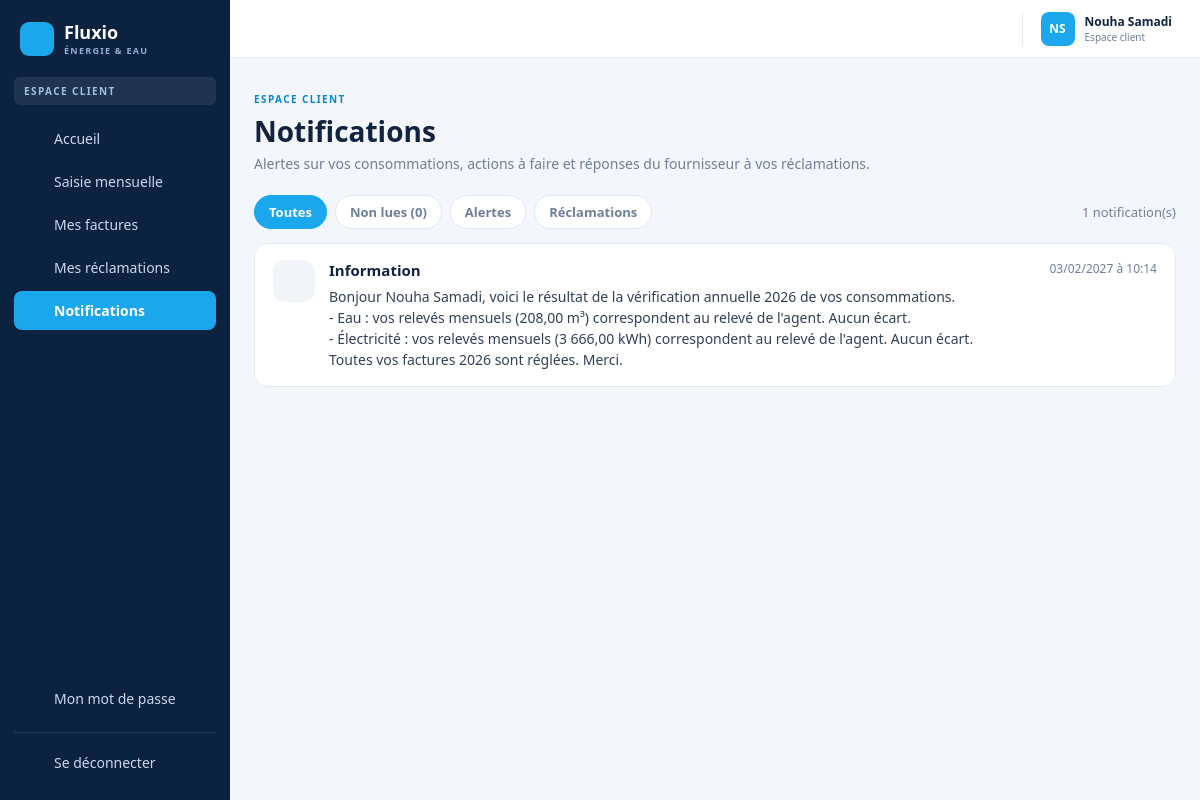
Screenshot of /IHM/client/notifications.php (signed in) with the database file from the repository.
### tables this page shows
CREATE TABLE `notification` (
  `ID_Notification` int(11) NOT NULL AUTO_INCREMENT,
  `ID_Client` int(11) NOT NULL,
  `ID_Admin` int(11) DEFAULT NULL,
  `ID_Anomalie` int(11) DEFAULT NULL,
  `ID_Reclamation` int(11) DEFAULT NULL,
  `ID_Facture` int(11) DEFAULT NULL,
  `Message` text NOT NULL,
  `Date_Envoi` datetime DEFAULT current_timestamp(),
  `Lu` tinyint(1) NOT NULL DEFAULT 0,
  `Date_Notification` datetime DEFAULT NULL,
  `Destinataire` enum('client','fournisseur') DEFAULT 'client',
  PRIMARY KEY (`ID_Notification`),
  KEY `fk_notif_client` (`ID_Client`),
  KEY `fk_notif_admin` (`ID_Admin`),
  KEY `fk_notif_anomalie` (`ID_Anomalie`),
  KEY `fk_notif_reclamation` (`ID_Reclamation`),
  KEY `fk_notif_facture` (`ID_Facture`),
  CONSTRAINT `fk_notif_admin` FOREIGN KEY (`ID_Admin`) REFERENCES `admin` (`ID_Admin`) ON DELETE SET NULL ON UPDATE CASCADE,
  CONSTRAINT `fk_notif_anomalie` FOREIGN KEY (`ID_Anomalie`) REFERENCES `anomalie` (`ID_Anomalie`) ON DELETE SET NULL ON UPDATE CASCADE,
  CONSTRAINT `fk_notif_client` FOREIGN KEY (`ID_Client`) REFERENCES `client` (`ID_Client`) ON DELETE CASCADE ON UPDATE CASCADE,
  CONSTRAINT `fk_notif_facture` FOREIGN KEY (`ID_Facture`) REFERENCES `facture` (`ID_Facture`) ON DELETE SET NULL ON UPDATE CASCADE,
  CONSTRAINT `fk_notif_reclamation` FOREIGN KEY (`ID_Reclamation`) REFERENCES `reclamation` (`ID_Reclamation`) ON DELETE SET NULL ON UPDATE CASCADE
);

### IHM/client/notifications.php (the view, shortened to what this page needs)
<?php
$idClient = $_SESSION['user']['id'];
$cnx = Connexion();
$sql = "SELECT ID_Notification, ID_Facture, ID_Reclamation, Message, Date_Envoi, Lu
        FROM notification
        WHERE ID_Client = ? AND (Destinataire = 'client' OR Destinataire IS NULL)
        ORDER BY Date_Envoi DESC, ID_Notification DESC";
$stmt = mysqli_prepare($cnx, $sql);
mysqli_stmt_bind_param($stmt, "i", $idClient);
mysqli_stmt_execute($stmt);
$res = mysqli_stmt_get_result($stmt);
$notifications = [];
while ($row = mysqli_fetch_assoc($res)) {
    $notifications[] = $row;
}
function libelleDateNotif($date)
{
    $t = strtotime($date);
    $jour = date('Y-m-d', $t);
    return date('d/m/Y à H:i', $t);
}
function decrireNotification($n)
{
    $m = $n['Message'];
    return ['cat' => 'info', 'classe' => 'c-info', 'icone' => 'cloche', 'titre' => 'Information', 'boutons' => []];
}
$nbNonLues = 0;
foreach ($notifications as $i => $n) {
    $notifications[$i]['_d'] = decrireNotification($n);
}
$u = $_SESSION['user'];
$initiales = mb_strtoupper(mb_substr($u['prenom'], 0, 1) . mb_substr($u['nom'], 0, 1));
if (!function_exists('h')) {
    function h($s) { return htmlspecialchars((string) $s, ENT_QUOTES, 'UTF-8'); }
}
function icone($nom)
{
    $p = [
        'accueil' => '<path d="M3 9l9-7 9 7v11a2 2 0 0 1-2 2H5a2 2 0 0 1-2-2z"/><path d="M9 22V12h6v10"/>',
        'saisie'  => '<path d="M12 20h9"/><path d="M16.5 3.5a2.1 2.1 0 0 1 3 3L7 19l-4 1 1-4z"/>',
        'facture' => '<path d="M14 2H6a2 2 0 0 0-2 2v16a2 2 0 0 0 2 2h12a2 2 0 0 0 2-2V8z"/><path d="M14 2v6h6"/><path d="M16 13H8"/><path d="M16 17H8"/>',
        'message' => '<path d="M21 15a2 2 0 0 1-2 2H7l-4 4V5a2 2 0 0 1 2-2h14a2 2 0 0 1 2 2z"/>',
        'cloche'  => '<path d="M18 8A6 6 0 0 0 6 8c0 7-3 9-3 9h18s-3-2-3-9"/><path d="M13.7 21a2 2 0 0 1-3.4 0"/>',
        'goutte'  => '<path d="M12 2.7l5.7 5.7a8 8 0 1 1-11.4 0z"/>',
        'eclair'  => '<path d="M13 2L3 14h9l-1 8 10-12h-9z"/>',
        'sortie'  => '<path d="M9 21H5a2 2 0 0 1-2-2V5a2 2 0 0 1 2-2h4"/><path d="M16 17l5-5-5-5"/><path d="M21 12H9"/>',
        'cle'     => '<path d="M21 2l-2 2m-7.6 7.6a5.5 5.5 0 1 1-7.8 7.8 5.5 5.5 0 0 1 7.8-7.8zm0 0L15.5 7.5m0 0l3 3L22 7l-3-3m-3.5 3.5L19 4"/>',
    ];
    return '<svg class="i" viewBox="0 0 24 24" fill="none" stroke="currentColor" stroke-width="2" '
         . 'stroke-linecap="round" stroke-linejoin="round">' . $p[$nom] . '</svg>';
}
?>
<!doctype html>
<html lang="fr">
<head>
</head>
<body>
<div class="app">
  <aside class="side">
    <div class="brand"><span class="logo"><?= icone('goutte') ?></span>
      <div>Fluxio<small>ÉNERGIE &amp; EAU</small></div></div>
    <div class="tag">ESPACE CLIENT</div>
    <nav>
      <a href="index.php?page=client"><?= icone('accueil') ?> Accueil</a>
      <a href="index.php?page=saisie"><?= icone('saisie') ?> Saisie mensuelle</a>
      <a href="index.php?page=factures"><?= icone('facture') ?> Mes factures</a>
      <a href="index.php?page=reclamations"><?= icone('message') ?> Mes réclamations</a>
      <a href="index.php?page=notifications" class="actif"><?= icone('cloche') ?> Notifications</a>
    </nav>
    <div class="bas">
      <nav><a href="index.php?page=motdepasse"><?= icone('cle') ?> Mon mot de passe</a></nav>
      <form class="quit" method="post" action="index.php?page=logout">
        <button type="submit"><?= icone('sortie') ?> Se déconnecter</button>
      </form>
    </div>
  </aside>
  <div>
    <header class="top">
      <div class="user">
        <span class="avatar"><?= h($initiales) ?></span>
        <div><?= h($u['prenom'] . ' ' . $u['nom']) ?><small>Espace client</small></div>
      </div>
    </header>
    <main class="page">
      <div class="eyebrow">ESPACE CLIENT</div>
      <h1>Notifications</h1>
      <p class="sous">Alertes sur vos consommations, actions à faire et réponses du fournisseur à vos réclamations.</p>
      <?php if (empty($notifications)): ?>
        <div class="carte" style="margin-top:18px;">
          <div class="vide">
            <?= icone('cloche') ?>
            <b>Aucune notification</b>
            Vous n’avez aucune notification pour le moment.
          </div>
        </div>
      <?php else: ?>
        <div class="n-barre">
          <div class="n-filtres" id="filtres">
            <button type="button" class="on" data-f="tout">Toutes</button>
            <button type="button" data-f="nonlue">Non lues (<?= (int) $nbNonLues ?>)</button>
            <button type="button" data-f="alerte">Alertes</button>
            <button type="button" data-f="reclamation">Réclamations</button>
          </div>
          <div class="n-compte"><?= count($notifications) ?> notification(s)</div>
        </div>
        <div class="carte" id="liste">
          <?php foreach ($notifications as $n): $d = $n['_d']; $nonLue = empty($n['Lu']); ?>
            <div class="notif <?= $nonLue ? 'nonlue' : '' ?>" data-cat="<?= h($d['cat']) ?>" data-nonlue="<?= $nonLue ? '1' : '0' ?>">
              <div class="n-ico <?= h($d['classe']) ?>"><?= icone($d['icone']) ?></div>
              <div class="n-corps">
                <div class="n-tete">
                  <div class="n-titre"><?= h($d['titre']) ?><?php if ($nonLue): ?><span class="n-nouveau">NOUVEAU</span><?php endif; ?></div>
                  <div class="n-date"><?= h(libelleDateNotif($n['Date_Envoi'])) ?></div>
                </div>
                <p class="n-msg"><?= nl2br(h($n['Message'])) ?></p>
              </div>
            </div>
          <?php endforeach; ?>
        </div>
      <?php endif; ?>
    </main>
  </div>
</div>
</body>
</html>

### IHM/client/notifications.php (style rules this page uses)
:root { --navy:#0b2340; --blue:#1aa7ec; --blue-d:#0b87c4; --bg:#f3f6fb; --line:#e3e9f2; --txt:#12233f; --mut:#6f7f95; --soft:#eaf6fd; }
* { box-sizing:border-box; }
body { margin:0; font-family:"Segoe UI",system-ui,sans-serif; background:var(--bg); color:var(--txt); font-size:14px; }
.i { width:18px; height:18px; flex:none; }
button { font:inherit; cursor:pointer; }
.app { display:grid; grid-template-columns:230px 1fr; min-height:100vh; }
.side { background:var(--navy); color:#c9d8ec; padding:20px 14px; display:flex; flex-direction:column; position:sticky; top:0; height:100vh; }
.brand { display:flex; align-items:center; gap:10px; color:#fff; font-weight:700; font-size:18px; margin:0 6px 20px; }
.brand .logo { width:34px; height:34px; border-radius:9px; background:var(--blue); display:grid; place-items:center; }
.brand small { display:block; font-size:9px; letter-spacing:.14em; color:#8fb0d6; font-weight:600; }
.tag { background:rgba(255,255,255,.08); font-size:10px; letter-spacing:.14em; font-weight:600; padding:7px 10px; border-radius:6px; margin-bottom:14px; color:#9fc0e6; }
.side nav a { display:flex; align-items:center; gap:10px; padding:10px 12px; border-radius:8px; color:#c9d8ec; text-decoration:none; margin-bottom:4px; }
.side nav a.actif { background:var(--blue); color:#fff; font-weight:600; }
.side .bas { margin-top:auto; }
.quit { margin-top:14px; border-top:1px solid rgba(255,255,255,.1); padding-top:12px; }
.quit button { background:none; border:0; color:#c9d8ec; display:flex; align-items:center; gap:10px; padding:8px 12px; width:100%; }
.top { background:#fff; border-bottom:1px solid var(--line); height:58px; display:flex; align-items:center; justify-content:flex-end; gap:18px; padding:0 28px; }
.user { display:flex; align-items:center; gap:10px; padding-left:18px; border-left:1px solid var(--line); font-weight:600; font-size:12px; }
.user small { display:block; color:var(--mut); font-weight:400; font-size:10px; }
.avatar { width:34px; height:34px; border-radius:8px; background:var(--blue); color:#fff; display:grid; place-items:center; font-size:12px; font-weight:700; }
.page { max-width:1050px; margin:0 auto; padding:34px 24px 50px; }
.eyebrow { font-size:10px; letter-spacing:.14em; font-weight:700; color:var(--blue-d); }
h1 { font-size:28px; margin:6px 0 4px; }
.sous { color:var(--mut); margin:0 0 22px; }
.carte { background:#fff; border:1px solid var(--line); border-radius:14px; overflow:hidden; }
.n-barre { display:flex; justify-content:space-between; align-items:center; gap:12px; flex-wrap:wrap; margin:18px 0 14px; }
.n-filtres { display:flex; gap:8px; flex-wrap:wrap; }
.n-filtres button { border:1px solid var(--line); background:#fff; color:var(--mut); padding:7px 14px; border-radius:20px; font-weight:600; font-size:13px; cursor:pointer; }
.n-filtres button.on { background:var(--blue); border-color:var(--blue); color:#fff; }
.n-compte { color:var(--mut); font-size:13px; }
.notif { display:flex; gap:14px; padding:16px 18px; border-top:1px solid var(--line); position:relative; background:#fff; }
.notif:first-child { border-top:0; }
.n-ico { flex:0 0 42px; height:42px; border-radius:12px; display:grid; place-items:center; }
.n-ico svg { width:21px; height:21px; stroke:currentColor; fill:none; stroke-width:2; stroke-linecap:round; stroke-linejoin:round; }
.n-corps { flex:1; min-width:0; }
.n-tete { display:flex; justify-content:space-between; align-items:flex-start; gap:10px; flex-wrap:wrap; }
.n-titre { font-weight:700; font-size:15px; display:flex; align-items:center; gap:8px; flex-wrap:wrap; }
.n-date { color:var(--mut); font-size:12px; white-space:nowrap; }
.n-msg { margin:6px 0 0; color:#334155; line-height:1.5; }
.c-info .n-ico, .n-ico.c-info { background:#F1F5F9; color:#64748B; }

### rows the page displays
notification: titre "Information", Date_Envoi "03/02/2027 à 10:14", Message "Bonjour Nouha Samadi, voici le résultat de la vérification annuelle 2026 de vos consommations. - Eau : vos relevés mensuels (208,00 m³) correspondent au relevé de l'agent. Aucun écart. - Électricité : vos relevés mensuels (3 666,00 kWh) correspondent au relevé de l'agent. Aucun écart. Toutes vos factures 2026 sont réglées. Merci."

### other values shown
$initiales "NS"
$u['prenom'] . ' ' . $u['nom'] "Nouha Samadi"
$nbNonLues "0"
count($notifications) "1"
